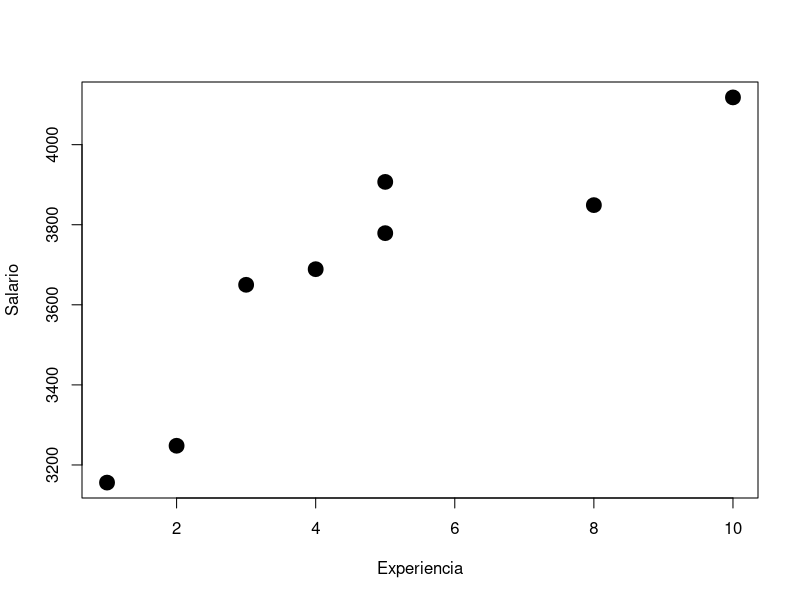
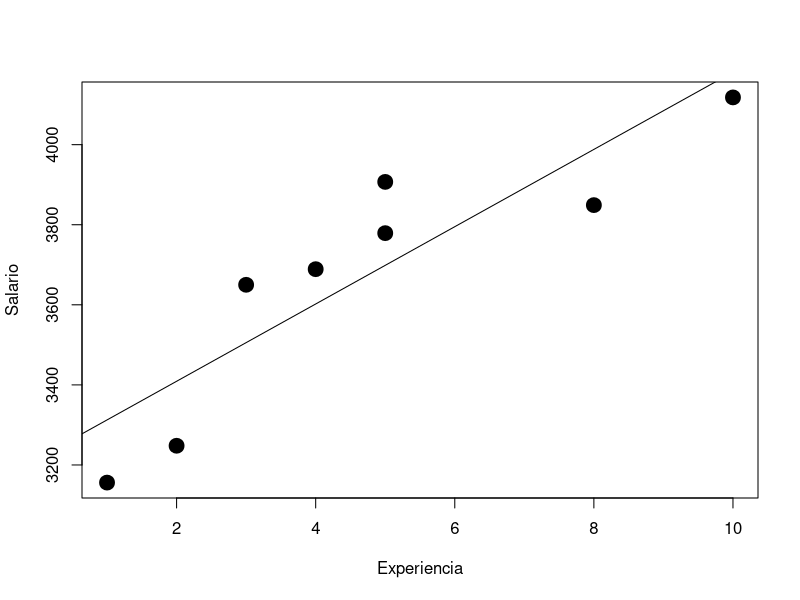

Write R code to recreate these figures, in order.
#Regressao Linear Simples.pptx

Experiencia <- c(1,2,3,4,5,5,8,10)
Salario <- c(3156,3248,3650,3689,3779,3907,3849,4118)

plot(Experiencia, Salario, lwd=8)

# Coeficientes do modelo
lm(Salario ~ Experiencia)

# Reta de regressão no modelo
plot(Experiencia, Salario, lwd=8)

abline(lm(Salario ~ Experiencia))